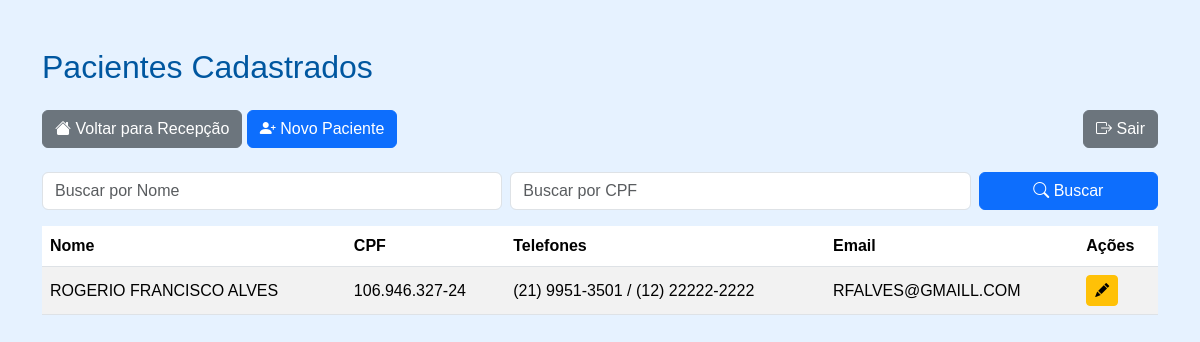
/pacientes/ (signed in), run on an earlier commit of the app's database.
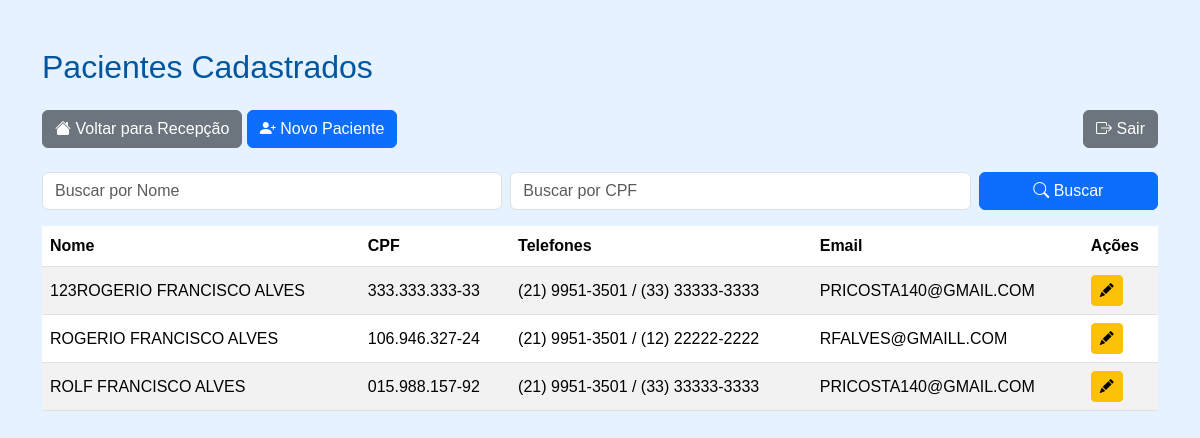
And on a later commit of the database.
### paciente/models.py (models this page shows, shortened)
class Paciente(models.Model):
    nome = models.CharField(max_length=100)
    nome_social = models.CharField(max_length=100, blank=True, null=True)
    nome_mae = models.CharField(max_length=100)
    nome_pai = models.CharField(max_length=100, blank=True, null=True)
    cpf = models.CharField(
        max_length=14,
        unique=True,
        validators=[
            RegexValidator(
                r'^\d{3}\.\d{3}\.\d{3}-\d{2}$',
                'CPF inválido! Use XXX.XXX.XXX-XX'
            )
        ]
    )
    data_nascimento = models.DateField()
    SEXO_BIOLOGICO_CHOICES = [
        ('M', 'Masculino'),
        ('F', 'Feminino'),
        ('I', 'Intersexo'),
    ]
    sexo_biologico = models.CharField(max_length=1, choices=SEXO_BIOLOGICO_CHOICES)
    identidade_genero = models.CharField(max_length=50)
    orientacao_sexual = models.CharField(max_length=50)
    NACIONALIDADE_CHOICES = [
        ('BRASILEIRA', 'Brasileira'),
        ('ARGENTINA', 'Argentina'),
        ('BOLIVIANA', 'Boliviana'),
        ('CHILENA', 'Chilena'),
        ('COLOMBIANA', 'Colombiana'),
        ('PARAGUAIA', 'Paraguaia'),
        ('PERUANA', 'Peruana'),
        ('URUGUAIA', 'Uruguaia'),
        ('VENEZUELANA', 'Venezuelana'),
        ('OUTRA', 'Outra'),
    ]
    nacionalidade = models.CharField(
        max_length=20,
        choices=NACIONALIDADE_CHOICES,
        default='BRASILEIRA'
    )
    naturalidade = models.CharField(max_length=100)
    RACA_COR_CHOICES = [
        ('BRANCA', 'Branca'),
        ('PRETA', 'Preta'),
        ('PARDA', 'Parda'),
        ('AMARELA', 'Amarela'),
        ('INDIGENA', 'Indígena'),
    ]
    raca_cor = models.CharField(max_length=10, choices=RACA_COR_CHOICES)
    ESTADO_CIVIL_CHOICES = [
        ('SOLTEIRO', 'Solteiro(a)'),
        ('CASADO', 'Casado(a)'),
        ('DIVORCIADO', 'Divorciado(a)'),
        ('VIUVO', 'Viúvo(a)'),
        ('UNIAO_ESTAVEL', 'União Estável'),
    ]
    estado_civil = models.CharField(max_length=20, choices=ESTADO_CIVIL_CHOICES)
    ESCOLARIDADE_CHOICES = [
        ('SEM_INSTRUCAO', 'Sem instrução'),
        ('FUNDAMENTAL_INCOMPLETO', 'Fundamental incompleto'),
        ('FUNDAMENTAL_COMPLETO', 'Fundamental completo'),
        ('MEDIO_INCOMPLETO', 'Médio incompleto'),
        ('MEDIO_COMPLETO', 'Médio completo'),
        ('SUPERIOR_INCOMPLETO', 'Superior incompleto'),
        ('SUPERIOR_COMPLETO', 'Superior completo'),
        ('POS_GRADUACAO', 'Pós-graduação'),
        ('MESTRADO', 'Mestrado'),
        ('DOUTORADO', 'Doutorado'),
    ]
    escolaridade = models.CharField(max_length=30, choices=ESCOLARIDADE_CHOICES)
    profissao = models.CharField(max_length=50)
    rg = models.CharField(max_length=20)
    orgao_emissor = models.CharField(max_length=10)
    UF_CHOICES = [
        ('AC','AC'), ('AL','AL'), ('AP','AP'), ('AM','AM'),
        ('BA','BA'), ('CE','CE'), ('DF','DF'), ('ES','ES'),
        ('GO','GO'), ('MA','MA'), ('MT','MT'), ('MS','MS'),
        ('MG','MG'), ('PA','PA'), ('PB','PB'), ('PR','PR'),
        ('PE','PE'), ('PI','PI'), ('RJ','RJ'), ('RN','RN'),
        ('RS','RS'), ('RO','RO'), ('RR','RR'), ('SC','SC'),
        ('SP','SP'), ('SE','SE'), ('TO','TO'),
    ]
    uf_rg = models.CharField(max_length=2, choices=UF_CHOICES)
    cep = models.CharField(
        max_length=9,
        validators=[
            RegexValidator(
                r'^\d{5}-\d{3}$',
                'CEP inválido! Use XXXXX-XXX'
            )
        ]
    )
    endereco = models.CharField(max_length=100)
    numero = models.CharField(max_length=10)
    complemento = models.CharField(max_length=50, blank=True, null=True)
    bairro = models.CharField(max_length=50)
    municipio = models.CharField(max_length=50)
    uf = models.CharField(max_length=2, choices=UF_CHOICES)
    ZONA_CHOICES = [
        ('URBANA', 'Urbana'),
        ('RURAL', 'Rural'),
    ]
    zona = models.CharField(max_length=6, choices=ZONA_CHOICES)
    telefone_fixo = models.CharField(
        max_length=15,
        blank=True,
        null=True,
        validators=[
            RegexValidator(
                r'^\(\d{2}\)\s\d{4}-\d{4}$',
                'Telefone inválido! Use (XX) XXXX-XXXX'
            )
        ]
    )
    celular = models.CharField(
        max_length=15,
        validators=[
            RegexValidator(
                r'^\(\d{2}\)\s\d{5}-\d{4}$',
                'Celular inválido! Use (XX) XXXXX-XXXX'
            )
        ]
    )
    whatsapp = models.BooleanField(default=False)
    email = models.EmailField(blank=True, null=True)
    cartao_sus = models.CharField(max_length=18, blank=True, null=True)
    criado_por = models.ForeignKey(
        User,
        on_delete=models.SET_NULL,
        null=True,
        blank=True,
        related_name='pacientes_criados'
    )
    data_criacao = models.DateTimeField(default=timezone.now, editable=False)
    data_atualizacao = models.DateTimeField(auto_now=True)

### paciente/decorators.py (the view)
        def _wrapped_view(request, *args, **kwargs):
            if request.user.is_authenticated and (
                request.user.is_superuser or
                request.user.groups.filter(name__in=grupos).exists()
            ):
                return view_func(request, *args, **kwargs)
            raise PermissionDenied  # ← ISSO ativa o 403.html

### paciente/views.py (called while the page is built)
@login_required
@grupo_requerido(['Recepcao', 'Enfermagem', 'Medico'])
def paciente_list(request):
    pacientes = Paciente.objects.all().order_by('nome')
    nome_query = request.GET.get('nome', '')
    cpf_query = request.GET.get('cpf', '')
    if nome_query:
        pacientes = pacientes.filter(nome__icontains=nome_query)
    if cpf_query:
        pacientes = pacientes.filter(cpf__icontains=cpf_query)
    paginator = Paginator(pacientes, 10)
    page_number = request.GET.get('page')
    page_obj = paginator.get_page(page_number)
    context = {
        'page_obj': page_obj,
        'nome_query': nome_query,
        'cpf_query': cpf_query,
    }
    return render(request, 'paciente/list.html', context)

### paciente/templates/paciente/list.html (shortened to what this page needs)
<!DOCTYPE html>
<html lang="pt-br">
<head>
    <link rel="stylesheet" href="https://cdn.jsdelivr.net/npm/bootstrap@5.3.2/dist/css/bootstrap.min.css">
    <link rel="stylesheet" href="https://cdn.jsdelivr.net/npm/bootstrap-icons@1.10.5/font/bootstrap-icons.css">
</head>
<body>
<div class="container mt-5">
    <h2 class="mb-4">Pacientes Cadastrados</h2>
    <div class="mb-3 d-flex justify-content-between flex-wrap">
        <div class="mb-2">
            <a href="../recepcao" class="btn btn-secondary"><i class="bi bi-house-fill"></i> Voltar para Recepção</a>
            <a href="{% url 'paciente_create' %}" class="btn btn-primary"><i class="bi bi-person-plus-fill"></i> Novo Paciente</a>
        </div>
        <div>
            <a href="{% url 'logout' %}" class="btn btn-secondary"><i class="bi bi-box-arrow-right"></i> Sair</a>
        </div>
    </div>
    <div class="mb-3">
        <form method="get" class="row g-2">
            <div class="col-md-5">
                <input type="text" name="nome" class="form-control" placeholder="Buscar por Nome" value="{{ nome_query }}">
            </div>
            <div class="col-md-5">
                <input type="text" name="cpf" class="form-control" placeholder="Buscar por CPF" value="{{ cpf_query }}">
            </div>
            <div class="col-md-2">
                <button type="submit" class="btn btn-primary w-100"><i class="bi bi-search"></i> Buscar</button>
            </div>
        </form>
    </div>
    <table class="table table-striped table-hover align-middle">
        <thead>
            <tr>
                <th>Nome</th>
                <th>CPF</th>
                <th>Telefones</th>
                <th>Email</th>
                <th>Ações</th>
            </tr>
        </thead>
        <tbody>
            {% for paciente in page_obj %}
            <tr>
                <td>{{ paciente.nome }}</td>
                <td>{{ paciente.cpf }}</td>
                <td>
                    {% if paciente.telefone_fixo %}{{ paciente.telefone_fixo }}{% endif %}
                    {% if paciente.celular %} / {{ paciente.celular }}{% endif %}
                </td>
                <td>{{ paciente.email }}</td>
                <td class="btn-actions">
                    <a href="{% url 'paciente_edit' paciente.id %}" class="btn btn-sm btn-warning" title="Editar">
                        <i class="bi bi-pencil-fill"></i>
                    </a>
                </td>
            </tr>
            {% empty %}
            <tr>
                <td colspan="5" class="text-center">Nenhum paciente encontrado.</td>
            </tr>
            {% endfor %}
        </tbody>
    </table>
</div>
</body>
</html>

What changed in the data, as far as the page shows it:
added Paciente: nome "123ROGERIO FRANCISCO ALVES", cpf "333.333.333-33", telefone_fixo "(21) 9951-3501", celular "(33) 33333-3333", email "PRICOSTA140@GMAIL.COM"
added Paciente: nome "ROLF FRANCISCO ALVES", cpf "015.988.157-92", telefone_fixo "(21) 9951-3501", celular "(33) 33333-3333", email "PRICOSTA140@GMAIL.COM"
